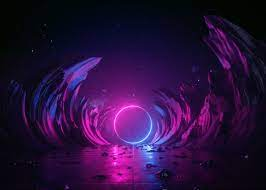
#> input picture images.png, 266 x 190 px
$ python bai6.py
#> lines starting #> are read from the running program, lines starting #| are printed output that depends on the picture
import cv2
import numpy as np
img =cv2.imread('images.png',0)
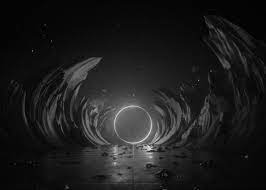
#> img: shape (190, 266); min 0, max 245, mean 28.9
img1 = cv2.imread('anh-dep-23.png',0)
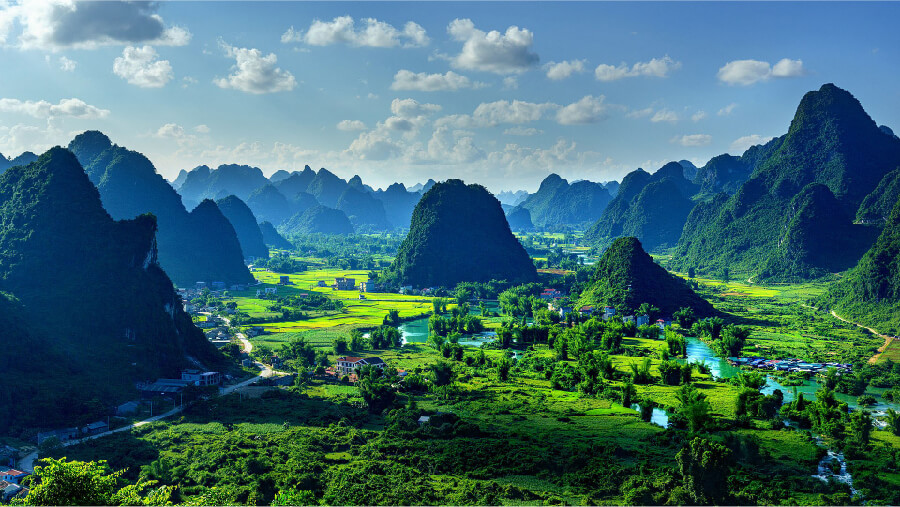
#> input picture anh-dep-23.png, 900 x 507 px
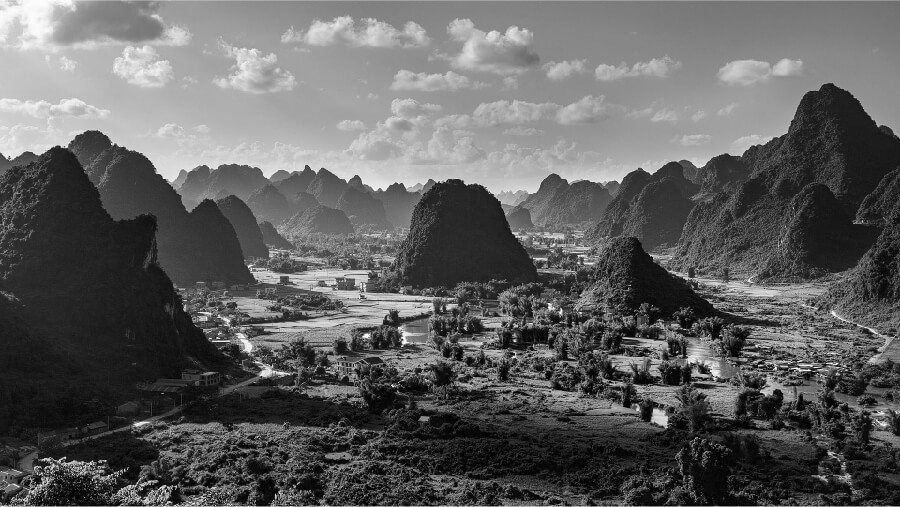
#> img1: shape (507, 900); min 0, max 255, mean 95.8
img=cv2.resize(img,(640,480))
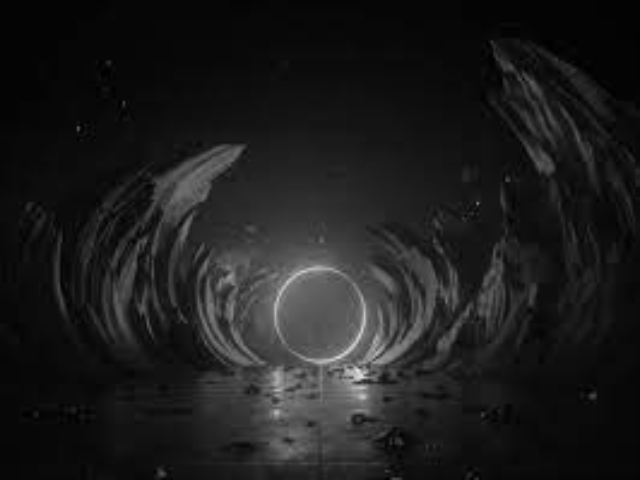
#> img: shape (480, 640); min 0, max 236, mean 28.8
img1=cv2.resize(img1,(640,480))
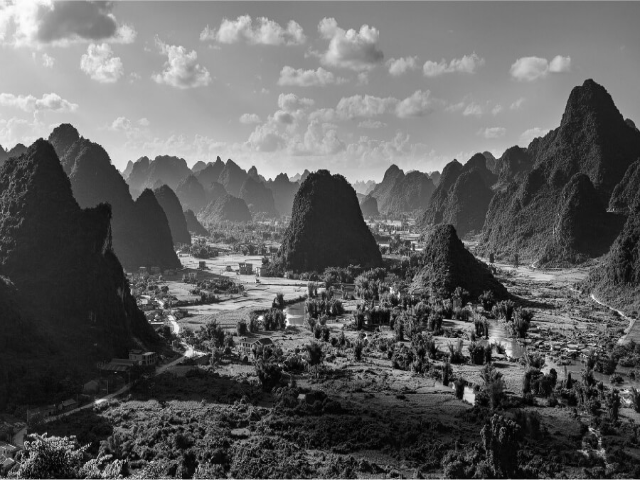
#> img1: shape (480, 640); min 0, max 253, mean 95.7
img_sub=cv2.subtract(img1,img)
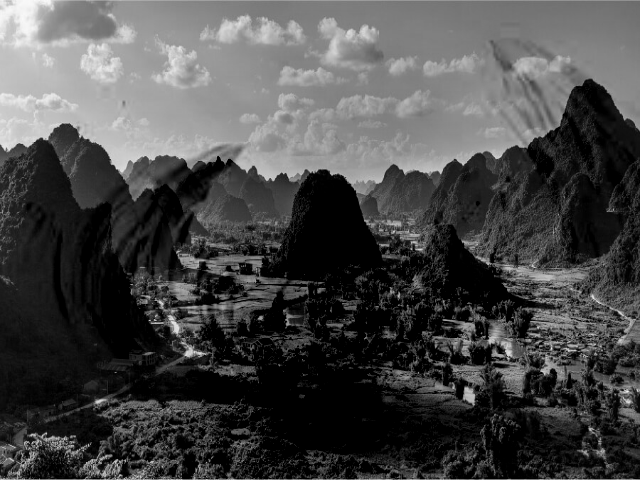
#> img_sub: shape (480, 640); min 0, max 249, mean 71.9
cv2.imshow('image',img_sub)
cv2.waitKey(0)
cv2.destroyAllWindows()
